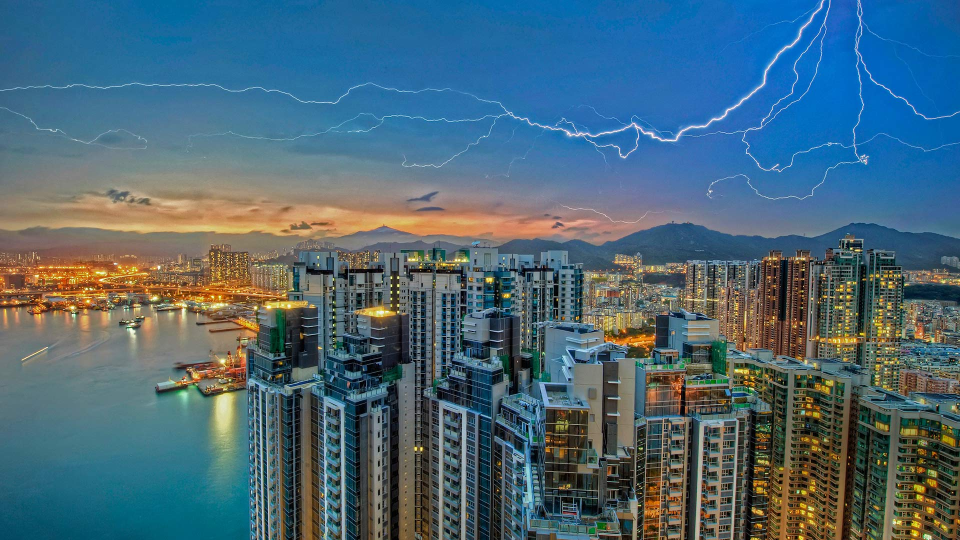
#> input picture kowloon.jpg, 1920 x 1080 px, found by its file name (shown at 1/2 size)
$ python thumbs.py Desert.jpg kowloon.jpg kowloon.jpg   (older library calls are emulated)
#> lines starting #> are read from the running program, lines starting #| are printed output that depends on the picture
from sys import argv
import os.path
import PIL
import Image
""" 2014.5.21 """
dir = "/home/ads/" + argv[3] + "/public_html/"
filename = os.path.join(dir, argv[1], argv[2])

thumbname = os.path.join(os.path.splitext(filename)[0] + "thumb.jpg")

try:
    srcimg = Image.open(filename)
#> srcimg is the input picture: PIL image 1920x1080 RGB; mean R, G, B 74.9, 103.8, 118.5
    srcimg.thumbnail((200,200), Image.ANTIALIAS)
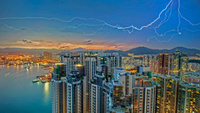
#> srcimg: PIL image 200x113 RGB; mean R, G, B 75, 103.8, 118.5
    left = (srcimg.size[0] - 100)/2
#> left = 50
    right = (srcimg.size[0]-100)/2 + 100
#> right = 150
    upper = (srcimg.size[1] - 100)/2
#> upper = 6.5
    lower = (srcimg.size[1]-100)/2 + 100
#> lower = 106.5
    srcimg = srcimg.crop((left,upper,right,lower))
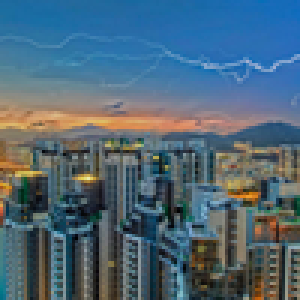
#> srcimg: PIL image 100x100 RGB (shown 3 times larger); mean R, G, B 78.4, 103, 118.9
    srcimg.save(thumbname, "JPEG")
except IOError:
    error_str = "Could not create thumbnail for", filename
